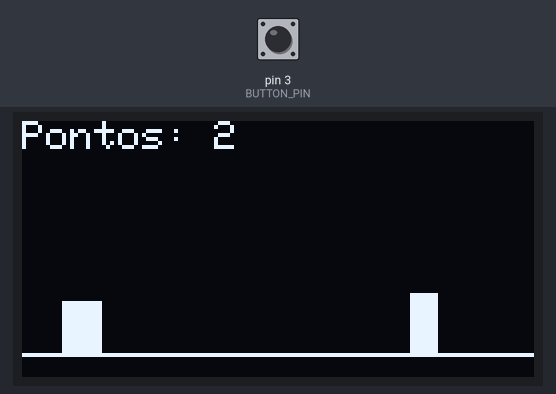
A sketch run on a simulated Arduino Uno, built with avr-gcc and run on an emulated ATmega328P. Parts: 128×64 one-colour display. The test bench sets the inputs (shaded band); at power-on: pin 3 (BUTTON_PIN) HIGH. Random numbers use the default seed unless the sketch sets one.

Above: at 1.29 s.
1.3 s: pin 3 (BUTTON_PIN) pulled LOW for 1 s
At 2.34 s:
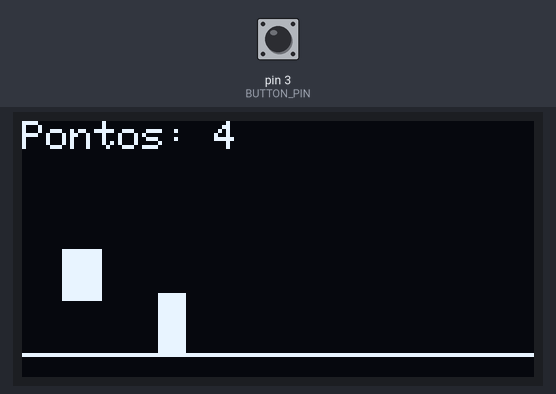
2.9 s: pin 3 (BUTTON_PIN) pulled LOW for 0.15 s
At 3.09 s:
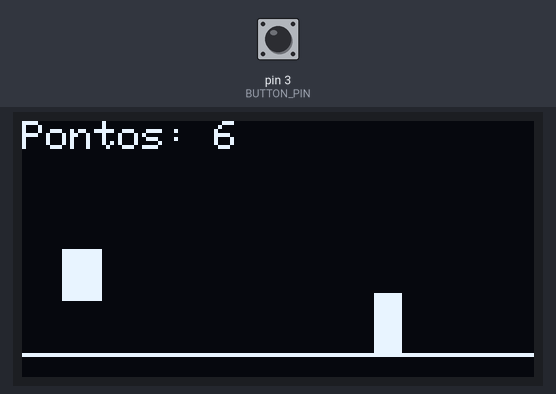
3.6 s: pin 3 (BUTTON_PIN) pulled LOW for 0.15 s
At 3.79 s:
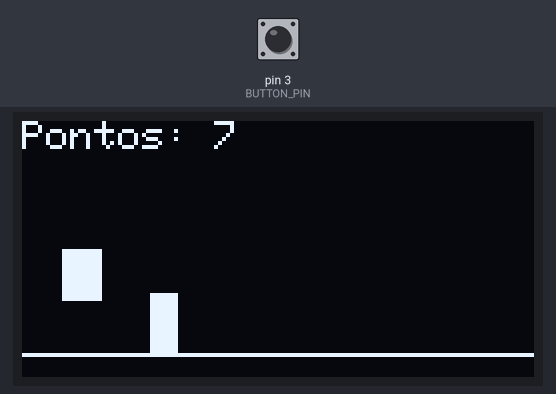
4.3 s: pin 3 (BUTTON_PIN) pulled LOW for 1 s
At 7.3 s:
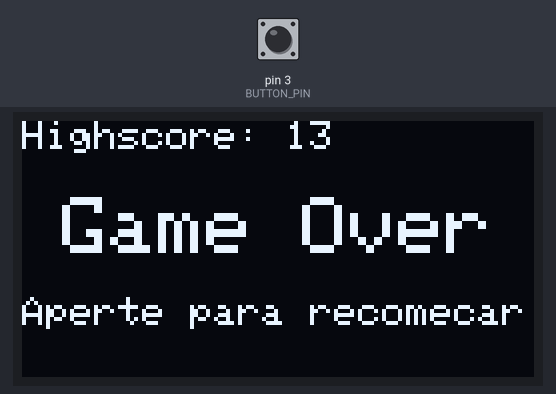
8.0 s: pin 3 (BUTTON_PIN) pulled LOW for 3.2 s
At 8.24 s:
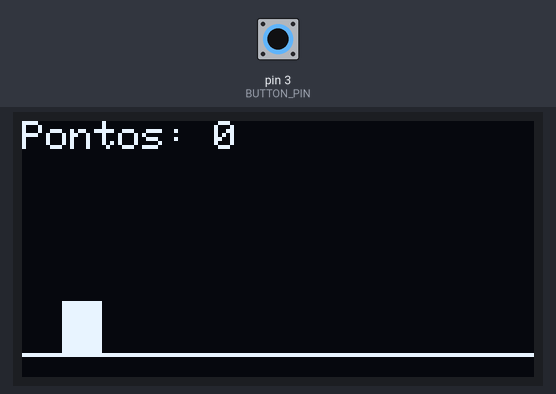

Measured:
- after the input at 8.0 s, the display: first changes after 0.05 s (image 5 shows a later state)

The sketch:

arduino_dino.ino
```cpp
#include <Adafruit_SSD1306.h>

#define BUTTON_PIN 3
#define SCREEN_WIDTH 128
#define SCREEN_HEIGHT 64

// Constantes do jogo
const int GROUND_Y = 45;
const int GROUND_CAC = 43;
const int GRAVITY = 2;
const int JUMP_FORCE = -13;
const int MAX_SPEED = 10;
const int DINO_WIDTH = 10;
const int DINO_HEIGHT = 13;
const int CACTUS_WIDTH = 7;
const int CACTUS_HEIGHT = 15;
 int MIN_CACTUS_DISTANCE = 70;  // Distância mínima entre cactos

// Estado do jogo
bool isJumping = false;
bool gameOver = false;
int dinoY = GROUND_Y;
int velocity = 0;
int cactusX1 = 128;
int cactusX2 = 200;
int gameSpeed = 3;
unsigned long lastSpeedIncrease = 0;
unsigned long lastFrame = 0;
unsigned long score = 0;
int highscore =0;
int speedCounter=0;

// Debounce do botão
bool buttonPressed = false;

Adafruit_SSD1306 display(SCREEN_WIDTH, SCREEN_HEIGHT, &Wire, -1);

// --- FUNÇÃO DE COLISÃO ---
bool checkCollision(int x1, int y1, int w1, int h1, int x2, int y2, int w2, int h2) {
    return (x1 < x2 + w2 && x1 + w1 > x2 &&
            y1 < y2 + h2 && y1 + h1 > y2);
}

void setup() {
    pinMode(BUTTON_PIN, INPUT_PULLUP);

    if (!display.begin(SSD1306_SWITCHCAPVCC, 0x3C)) {
        while (1);
    }

    display.clearDisplay();
    display.display();
    randomSeed(analogRead(0));

    // Inicializa os cactos com distância adequada
    cactusX1 = SCREEN_WIDTH + random(20, 60);
    cactusX2 = cactusX1 + MIN_CACTUS_DISTANCE + random(10, 40);
}

void loop() {
    unsigned long currentTime = millis();
    if (currentTime - lastFrame < 50) return;
    lastFrame = currentTime;

    int buttonState = digitalRead(BUTTON_PIN);

    // --- GAME OVER ---
    if (gameOver) {
        if (buttonState == HIGH && !buttonPressed) {
            buttonPressed = true;
        }
        if (buttonState == LOW && buttonPressed) {
            buttonPressed = false;
            resetGame();
        }
        return;
    }

    // --- PULO ---
    if (buttonState == HIGH && !buttonPressed && !isJumping && dinoY == GROUND_Y) {
        buttonPressed = true;
        isJumping = true;
        velocity = JUMP_FORCE;
    }
    if (buttonState == LOW) {
        buttonPressed = false;
    }

    // --- FÍSICA ---
    if (isJumping) {
        dinoY += velocity;
        velocity += GRAVITY;
        if (dinoY >= GROUND_Y) {
            dinoY = GROUND_Y;
            isJumping = false;
            velocity = 0;
        }
    }

    // --- MOVIMENTO DOS CACTOS ---
    cactusX1 -= gameSpeed;
    cactusX2 -= gameSpeed;

    // --- SPAWN INDEPENDENTE PARA CADA CACTO ---
    // Cacto 1
    if (cactusX1 < -CACTUS_WIDTH) {
        // O novo cacto deve aparecer depois do cacto 2
        int newX = cactusX2 + MIN_CACTUS_DISTANCE + random(10, 50);
        // Mas não pode aparecer muito longe
        if (newX > SCREEN_WIDTH + 100) newX = SCREEN_WIDTH + random(20, 60);
        cactusX1 = newX;
    }

    // Cacto 2
    if (cactusX2 < -CACTUS_WIDTH) {
        // O novo cacto deve aparecer depois do cacto 1
        int newX = cactusX1 + MIN_CACTUS_DISTANCE + random(10, 50);
        // Mas não pode aparecer muito longe
        if (newX > SCREEN_WIDTH + 100) newX = SCREEN_WIDTH + random(20, 60);
        cactusX2 = newX;
    }

    // --- AUMENTA VELOCIDADE (com limite) ---
    if (currentTime - lastSpeedIncrease > 3000 && gameSpeed < MAX_SPEED) {
      speedCounter++;
      if (speedCounter >= 2) {  // A cada 2 frames
          speedCounter = 0;
          gameSpeed++;
        MIN_CACTUS_DISTANCE+=3;
        lastSpeedIncrease = currentTime;
      }

    }
    if(gameSpeed >= MAX_SPEED && MIN_CACTUS_DISTANCE> 70)
    {
      speedCounter ++;
      if(speedCounter >5)
      {
        speedCounter =0;
        MIN_CACTUS_DISTANCE --;

      }
    }

    // --- SCORE ---
    score++;

    // --- DESENHO ---
    display.clearDisplay();

    // Dino
    display.fillRect(10, dinoY, DINO_WIDTH, DINO_HEIGHT, SSD1306_WHITE);

    // Cactos
    display.fillRect(cactusX1, GROUND_CAC, CACTUS_WIDTH, CACTUS_HEIGHT, SSD1306_WHITE);
    display.fillRect(cactusX2, GROUND_CAC, CACTUS_WIDTH, CACTUS_HEIGHT, SSD1306_WHITE);

    // Chão
    display.drawLine(0, 58, SCREEN_WIDTH, 58, SSD1306_WHITE);

    // Score
    display.setTextSize(1);
    display.setTextColor(SSD1306_WHITE);
    display.setCursor(0, 0);
    display.print("Pontos: ");
    display.print(score / 10);
    display.display();

    // --- COLISÃO ---
    bool colidiuCacto1 = checkCollision(10, dinoY, DINO_WIDTH, DINO_HEIGHT,
                                        cactusX1, GROUND_Y, CACTUS_WIDTH, CACTUS_HEIGHT);
    bool colidiuCacto2 = checkCollision(10, dinoY, DINO_WIDTH, DINO_HEIGHT,
                                        cactusX2, GROUND_Y, CACTUS_WIDTH, CACTUS_HEIGHT);

    if (colidiuCacto1 || colidiuCacto2) {
      if(score/10 > highscore) highscore = score/10;
        gameOver = true;
        display.clearDisplay();
        display.setTextSize(1);
        display.setCursor(0,0);
        display.print("Highscore: ");
        display.print(highscore);
        display.setTextSize(2);
        display.setCursor(10, 19);
        display.print("Game Over");
        display.setTextSize(1);
        display.setCursor(0, 44);
        display.print("Aperte para recomecar");
        display.display();
    }
}

void resetGame() {
    isJumping = false;
    dinoY = GROUND_Y;
    velocity = 0;
    cactusX1 = SCREEN_WIDTH + random(20, 60);
    cactusX2 = cactusX1 + MIN_CACTUS_DISTANCE + random(10, 40);
    gameSpeed = 3;
    score = 0;
    gameOver = false;
    lastSpeedIncrease = millis();
    lastFrame = millis();
    display.clearDisplay();
    display.display();
}
```
